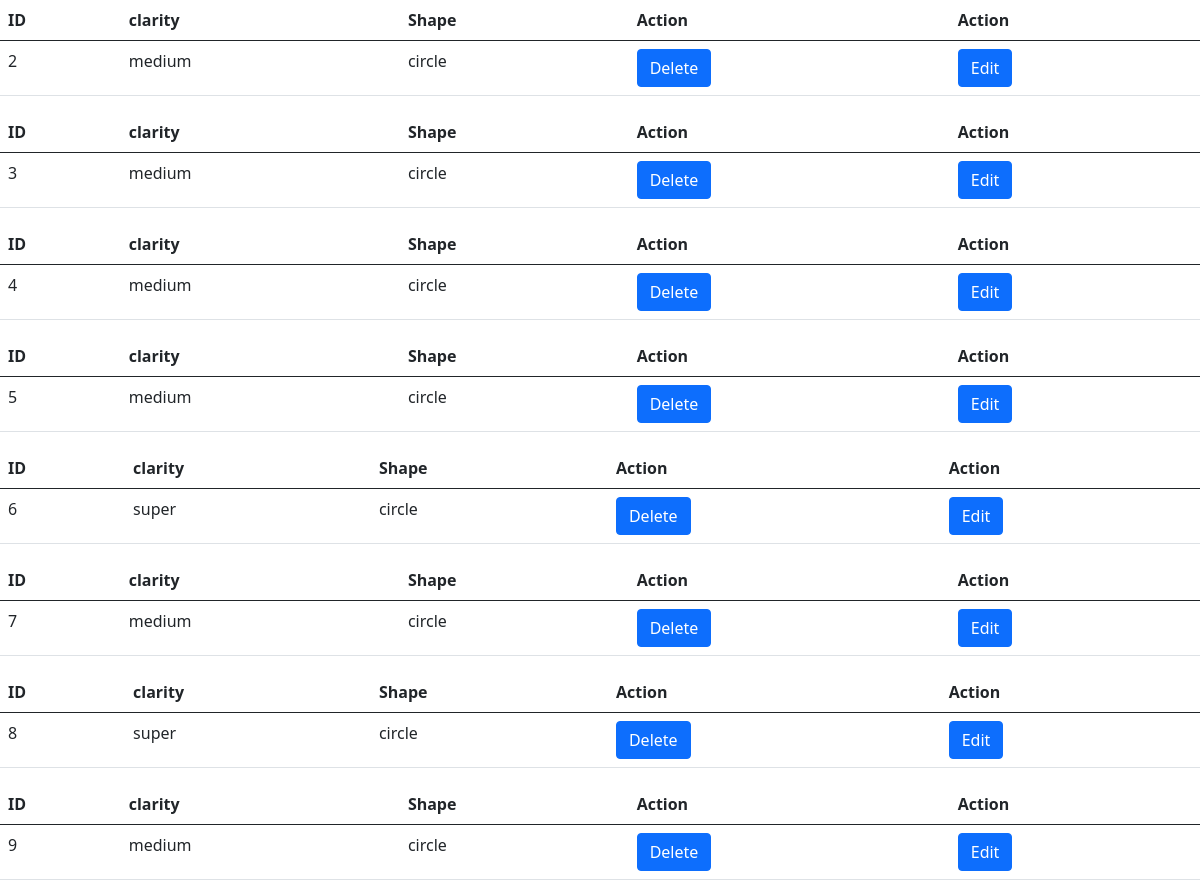
Screenshot of /showd (signed in) with the database file from the repository.
### firstapp/models.py (models this page shows, shortened)
class POD(models.Model):
    date = models.DateField(auto_now_add=True)
    company_name = models.ForeignKey('CompanyInfo', on_delete=PROTECT)
    location = models.ForeignKey('loc', on_delete=models.PROTECT, null=True)
    shape = models.ForeignKey('shape_d', on_delete=models.PROTECT, null=True)
    clarity = models.ForeignKey('clarity', on_delete=models.PROTECT)
    color_origin1 = models.ForeignKey('color_origin', on_delete=models.PROTECT)
    white_color_grade1 = models.ForeignKey(
        'white_color_grade', on_delete=models.PROTECT)
    fancy_color_intensity1 = models.ForeignKey(
        'fancy_color_intensity', on_delete=models.PROTECT)
    fancycolor_grade = models.ForeignKey(
        'fancycolor_grade', on_delete=models.PROTECT)
    cut = models.ForeignKey('cut', on_delete=models.PROTECT)
    polish = models.ForeignKey('polish', on_delete=models.PROTECT)
    symmetry = models.ForeignKey('symmetry', on_delete=models.PROTECT)
    measurements = models.IntegerField()
    depth = models.IntegerField()
    table_perc = models.IntegerField()
    fluorescence_intensity = models.ForeignKey(
        'fluorescence_intensity', on_delete=models.PROTECT)
    fluorescence_color = models.ForeignKey(
        'fluorescence_color', on_delete=models.PROTECT)
    certificate_no_d = models.CharField(max_length=30)
    certificate_d = models.ForeignKey(
        'certificate_d', on_delete=models.PROTECT)
    laser_inscription = models.BooleanField()
    PCS_d = models.IntegerField()
    weight_d = models.FloatField()
    price = models.FloatField(null=True, blank=True)
    units = models.IntegerField()
    amount_d = models.DecimalField(decimal_places=2, max_digits=9)
    DIS_Amount_d = models.DecimalField(
        decimal_places=2, max_digits=9, blank=True, null=True)
    DIS_d = models.PositiveSmallIntegerField(blank=True, null=True)
    total_val_d = models.DecimalField(
        decimal_places=2, max_digits=9, blank=True)
    purchaseapv_d = models.BooleanField(default=False)
    currency = models.ForeignKey('currencies', on_delete=models.PROTECT)
    tag_price_d = models.FloatField()
    rate_d = models.FloatField()

class clarity(models.Model):
    clarity = models.CharField(max_length=30)
    def __str__(self):
        return self.clarity

class shape_d(models.Model):
    shape = models.CharField(max_length=30)
    def __str__(self):
        return self.shape

### firstapp/views.py (the view)
# urls.py: path('showd', views.showdiamond, name="showdiamond"),
@login_required
def showdiamond(request):
    diamondobj = POD.objects.all()
    context = {
        "showdia": diamondobj,
    }
    return render(request, "showd.html", context=context)

### firstapp/templates/showd.html (shortened to what this page needs)
<!DOCTYPE html>
<html lang="en">
<head>
  <link href="https://cdn.jsdelivr.net/npm/bootstrap@5.0.2/dist/css/bootstrap.min.css" rel="stylesheet"
>
</head>
<body>
  {% for obj in showdia %}
  <table class="table">
    <thead class="thead-dark">
      <tr>
        <th scope="col">ID</th>
        <th scope="col">clarity</th>
        <th scope="col">Shape</th>
        <th scope="col">Action</th>
        <th scope="col">Action</th>
      </tr>
    </thead>
    <tbody>
      <tr class="something">
        <td>{{obj.id}}</td>
        <td>{{obj.clarity}}</td>
        <td>{{obj.shape}}</td>
        <td><a class="btn btn-primary" href="{% url 'deleteid_d' idno=obj.id %}" >Delete</a></td>
        <td><a class="btn btn-primary" href="{% url 'update_d' dk=obj.id %}">Edit</a></td>
      </tr>
      </tbody>
  </table>
  {%endfor%}
</body>
</html>

### rows the page displays
POD: id "2", clarity "medium", shape "circle"
POD: id "3", clarity "medium", shape "circle"
POD: id "4", clarity "medium", shape "circle"
POD: id "5", clarity "medium", shape "circle"
POD: id "6", clarity "super", shape "circle"
POD: id "7", clarity "medium", shape "circle"
POD: id "8", clarity "super", shape "circle"
POD: id "9", clarity "medium", shape "circle"
